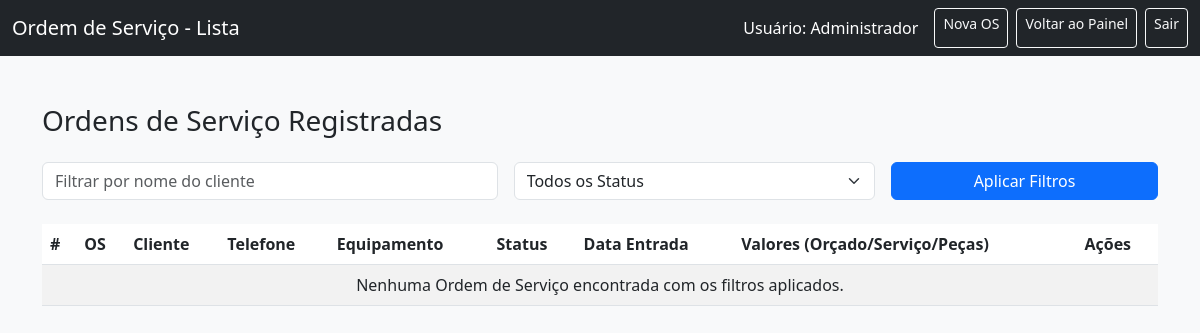
Before: /listar_os (signed in) with the older database file.
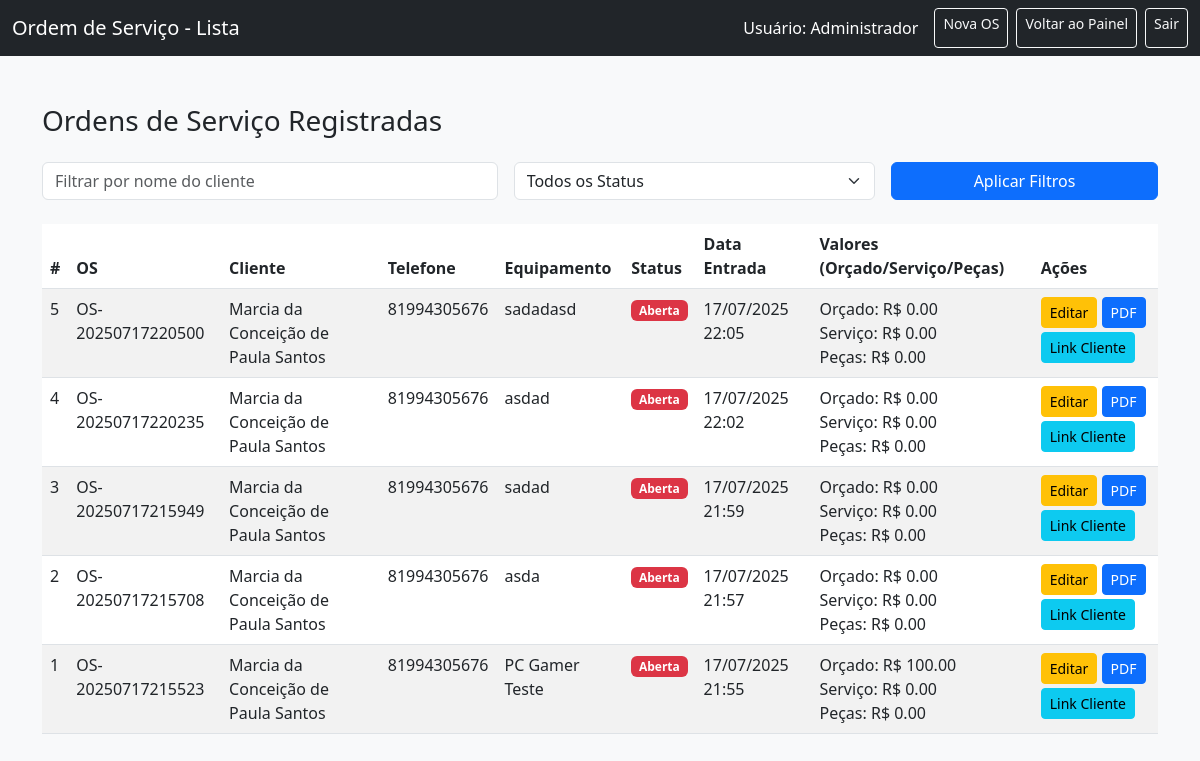
After: the same page with the newer database file.
### tables this page shows
CREATE TABLE ordens_servico (
            id INTEGER PRIMARY KEY AUTOINCREMENT,
            codigo_os TEXT NOT NULL UNIQUE,
            id_cliente INTEGER NOT NULL,
            cliente TEXT NOT NULL,
            telefone TEXT,
            equipamento TEXT NOT NULL,
            numero_serie TEXT NOT NULL,
            itens_internos TEXT NOT NULL,
            defeito TEXT NOT NULL,
            solucao TEXT DEFAULT '',
            status TEXT DEFAULT 'Aberta',
            data_entrada TEXT NOT NULL,
            responsavel TEXT NOT NULL,
            valor_orcamento REAL DEFAULT 0.0,
            valor_servico_executado REAL DEFAULT 0.0,
            pecas_adicionadas TEXT DEFAULT '',
            valor_pecas REAL DEFAULT 0.0,
            nome_aprovacao_cliente TEXT DEFAULT '',
            data_aprovacao_cliente TEXT DEFAULT '',
            FOREIGN KEY (id_cliente) REFERENCES clientes(id)
        );

CREATE TABLE clientes (
            id INTEGER PRIMARY KEY AUTOINCREMENT,
            nome TEXT NOT NULL,
            cpf TEXT NOT NULL UNIQUE,
            telefone TEXT
        );

### app.py (the view)
@app.route('/listar_os')
def listar_os():
    if 'usuario_id' not in session or session['permissao'] == 'cliente':
        flash('Você não tem permissão para acessar esta página.', 'danger')
        return redirect(url_for('login'))
    filtro_cliente_nome = request.args.get('cliente', '').strip() # Filtra por nome do cliente
    filtro_status = request.args.get('status', '').strip()
    conn = sqlite3.connect(DB)
    c = conn.cursor()
    query = """
        SELECT
            os.id, os.codigo_os, c.nome, c.telefone, os.equipamento, os.numero_serie, os.itens_internos,
            os.defeito, os.solucao, os.status, os.data_entrada, os.responsavel, os.valor_orcamento,
            os.valor_servico_executado, os.pecas_adicionadas, os.valor_pecas,
            os.nome_aprovacao_cliente, os.data_aprovacao_cliente
        FROM ordens_servico os
        JOIN clientes c ON os.id_cliente = c.id
    """
    params = []
    condicoes = []
    if filtro_cliente_nome:
        condicoes.append("c.nome LIKE ?")
        params.append(f"%{filtro_cliente_nome}%")
    if filtro_status:
        condicoes.append("os.status = ?")
        params.append(filtro_status)
    if condicoes:
        query += " WHERE " + " AND ".join(condicoes)
    query += " ORDER BY os.id DESC"
    c.execute(query, params)
    ordens = c.fetchall()
    conn.close()
    return render_template('listar_os.html', ordens=ordens, usuario=session['usuario_nome'], filtro_cliente=filtro_cliente_nome, filtro_status=filtro_status)

### templates/listar_os.html (shortened to what this page needs)
<!DOCTYPE html>
<html lang="pt-br">
<head>
  <link href="https://cdn.jsdelivr.net/npm/bootstrap@5.3.0/dist/css/bootstrap.min.css" rel="stylesheet">
</head>
<body class="bg-light">
<nav class="navbar navbar-dark bg-dark">
  <div class="container-fluid">
    <span class="navbar-brand">Ordem de Serviço - Lista</span>
    <div class="d-flex">
      <span class="navbar-text text-white me-3">Usuário: {{ usuario }}</span>
      <a href="{{ url_for('nova_os') }}" class="btn btn-outline-light btn-sm me-2">Nova OS</a>
      <a href="{{ url_for('dashboard') }}" class="btn btn-outline-light btn-sm me-2">Voltar ao Painel</a>
      <a href="{{ url_for('logout') }}" class="btn btn-outline-light btn-sm">Sair</a>
    </div>
  </div>
</nav>
<div class="container py-5">
  <h3 class="mb-4">Ordens de Serviço Registradas</h3>
  <form method="GET" action="{{ url_for('listar_os') }}" class="mb-4">
    <div class="row g-3">
      <div class="col-md-5">
        <input type="text" class="form-control" id="cliente_filtro" name="cliente" placeholder="Filtrar por nome do cliente" value="{{ filtro_cliente or '' }}">
      </div>
      <div class="col-md-4">
        <select class="form-select" id="status_filtro" name="status">
          <option value="">Todos os Status</option>
        </select>
      </div>
      <div class="col-md-3">
        <button type="submit" class="btn btn-primary w-100">Aplicar Filtros</button>
      </div>
    </div>
  </form>
  <table class="table table-striped table-hover">
    <thead>
      <tr>
        <th>#</th>
        <th>OS</th>
        <th>Cliente</th>
        <th>Telefone</th>
        <th>Equipamento</th>
        <th>Status</th>
        <th>Data Entrada</th>
        <th>Valores (Orçado/Serviço/Peças)</th>
        <th>Ações</th>
      </tr>
    </thead>
    <tbody>
      {% for os in ordens %}
      <tr>
        <td>{{ os[0] }}</td>
        <td>{{ os[1] }}</td>
        <td>{{ os[2] }}</td>
        <td>{{ os[3] or 'N/A' }}</td>
        <td>{{ os[4] }}</td>
        <td>
          {% if os[9] == 'Aberta' %}
            <span class="badge bg-danger">{{ os[9] }}</span>
          {% elif os[9] == 'Em Análise' %}
            <span class="badge bg-warning text-dark">{{ os[9] }}</span>
          {% elif os[9] == 'Finalizada' %}
            <span class="badge bg-success">{{ os[9] }}</span>
          {% else %}
            <span class="badge bg-secondary">{{ os[9] }}</span>
          {% endif %}
        </td>
        <td>{{ os[10] }}</td>
        <td>
            Orçado: R$ {{ "%.2f"|format(os[12] or 0.0) }}<br>
            Serviço: R$ {{ "%.2f"|format(os[13] or 0.0) }}<br>
            Peças: R$ {{ "%.2f"|format(os[15] or 0.0) }}
        </td>
        <td>
          <a href="{{ url_for('editar_os', id=os[0]) }}" class="btn btn-sm btn-warning mb-1">Editar</a>
          <a href="{{ url_for('ver_pdf_os', codigo_os=os[1]) }}" class="btn btn-sm btn-primary mb-1" target="_blank">PDF</a>
          <a href="{{ url_for('visualizar_os_publica', codigo_os=os[1]) }}" class="btn btn-sm btn-info" target="_blank" title="Link público para o cliente">Link Cliente</a>
        </td>
      </tr>
      {% endfor %}
      {% if not ordens %}
      <tr>
        <td colspan="9" class="text-center">Nenhuma Ordem de Serviço encontrada com os filtros aplicados.</td>
      </tr>
      {% endif %}
    </tbody>
  </table>
</div>
</body>
</html>

Changed rows visible on the page:
added ordens_servico: id "5", codigo_os "OS-20250717220500", nome "Marcia da Conceição de Paula Santos", telefone "81994305676", equipamento "sadadasd", status "Aberta", data_entrada "17/07/2025 22:05", valor_orcamento "0.00", valor_servico_executado "0.00", valor_pecas "0.00"
added ordens_servico: id "4", codigo_os "OS-20250717220235", nome "Marcia da Conceição de Paula Santos", telefone "81994305676", equipamento "asdad", status "Aberta", data_entrada "17/07/2025 22:02", valor_orcamento "0.00", valor_servico_executado "0.00", valor_pecas "0.00"
added ordens_servico: id "3", codigo_os "OS-20250717215949", nome "Marcia da Conceição de Paula Santos", telefone "81994305676", equipamento "sadad", status "Aberta", data_entrada "17/07/2025 21:59", valor_orcamento "0.00", valor_servico_executado "0.00", valor_pecas "0.00"
added ordens_servico: id "2", codigo_os "OS-20250717215708", nome "Marcia da Conceição de Paula Santos", telefone "81994305676", equipamento "asda", status "Aberta", data_entrada "17/07/2025 21:57", valor_orcamento "0.00", valor_servico_executado "0.00", valor_pecas "0.00"
added ordens_servico: id "1", codigo_os "OS-20250717215523", nome "Marcia da Conceição de Paula Santos", telefone "81994305676", equipamento "PC Gamer Teste", status "Aberta", data_entrada "17/07/2025 21:55", valor_orcamento "100.00", valor_servico_executado "0.00", valor_pecas "0.00"
Other visible differences:
text no longer shown: "Nenhuma Ordem de Serviço encontrada com os filtros aplicados."
